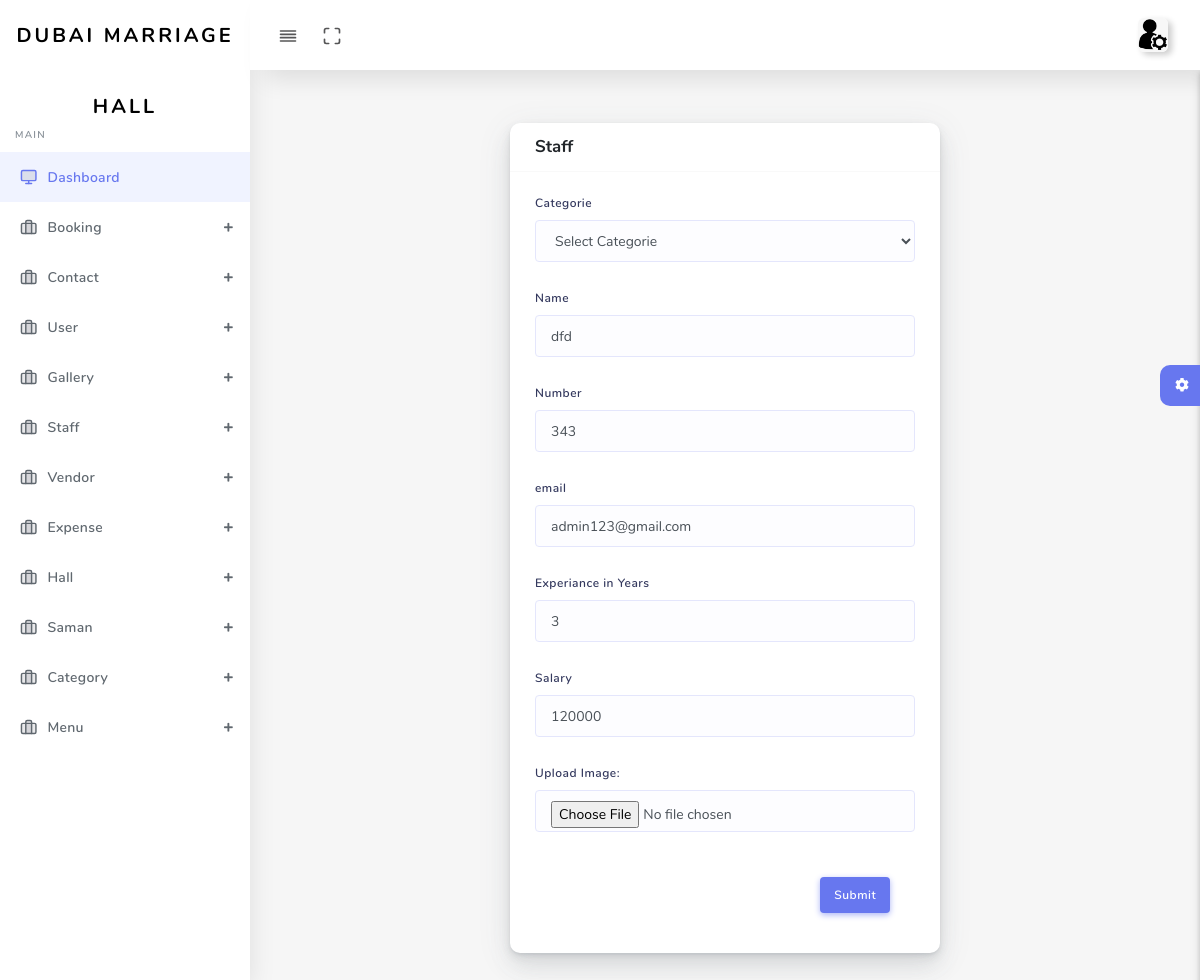
The app's page /user/admin/staff_update.php?uid=1 (signed in) with its own data.
### tables this page shows
CREATE TABLE `staff` (
  `sid` int(50) NOT NULL,
  `category` varchar(250) NOT NULL,
  `name` varchar(250) NOT NULL,
  `number` varchar(250) NOT NULL,
  `email` varchar(250) NOT NULL,
  `experiance` varchar(250) NOT NULL,
  `salary` varchar(255) DEFAULT NULL,
  `salary_status` text NOT NULL,
  `paid_month` text NOT NULL,
  `file` varchar(250) NOT NULL,
  `status` varchar(255) NOT NULL,
  `date` varchar(255) NOT NULL
);

### user/admin/staff_update.php (the view, shortened to what this page needs)
<?php
include('include/header.php');
$uid=mysqli_real_escape_string($conn,$_GET['uid']);
?>
  <div id="app">
    <div class="main-wrapper main-wrapper-1">
      <div class="navbar-bg"></div>
      <?php
include('include/nav.php');
include('include/aside.php');
?>
      <div class="main-content">
        <section class="section">
          <div class="section-body">
          <?php
      $sql = "SELECT * FROM staff WHERE `sid`='$uid'";
            $run = mysqli_query($conn, $sql);
            while ($row = mysqli_fetch_array($run)) {
            ?>
            <div class="row">
            <div class=" col-md-3 col-lg-3">
            </div>
              <div class="col-12 col-md-6 col-lg-6">
                <div class="card">
                <form method="post" enctype="multipart/form-data">
                    <div class="card-header">
                      <h4>Staff</h4>
                    </div>
                    <div class="card-body">
                    <div class="form-group">
                        <label>Categorie</label>
                        <select name="category"  class="form-control" required>
            <option selected disabled value="">Select Categorie</option>
        </select>
                      </div>
                    <div class="form-group">
                        <label>Name</label>
                        <input type="text" class="form-control" name="name" value="<?php echo $row['name']?>" required="" pattern="[A-Za-z ]{3,30}">
                      </div>
                      <div class="form-group">
                        <label>Number</label>
                        <input type="number" class="form-control" name="number" value="<?php echo $row['number']?>" required="" pattern="">
                      </div>
                      <div class="form-group">
                        <label>email</label>
                        <input type="text" class="form-control" name="email" value="<?php echo $row['email']?>" required="">
                      </div>
                      <div class="form-group">
                        <label>Experiance in Years</label>
                        <input type="number" class="form-control" name="experiance" value="<?php echo $row['experiance']?>" required="">
                      </div>
                      <div class="form-group">
                        <label>Salary</label>
                        <input type="number" class="form-control" name="salary" value="<?php echo $row['salary']?>" required="">
                      </div>
                      <div class="form-group">
                        <label>Upload Image:</label>
                        <input type="file" class="form-control" value="" name="cv">
                      </div>
                    <div class="card-footer text-right">
                    <input type="submit" name="sub" class="btn btn-primary" value="Submit">
                    </div>
                  </form>
                </div>
              </div>
            </div>
            <?php
            }
        ?>
          </div>
        </section>
        <div class="settingSidebar">
          <a href="javascript:void(0)" class="settingPanelToggle"> <i class="fa fa-spin fa-cog"></i>
          </a>
        </div>
      </div>
    </div>
  </div>
  <?php
include('include/footer.php');
?>

### records on screen
staff: name "dfd", number "343", email "admin123@gmail.com", experiance "3", salary "120000"
